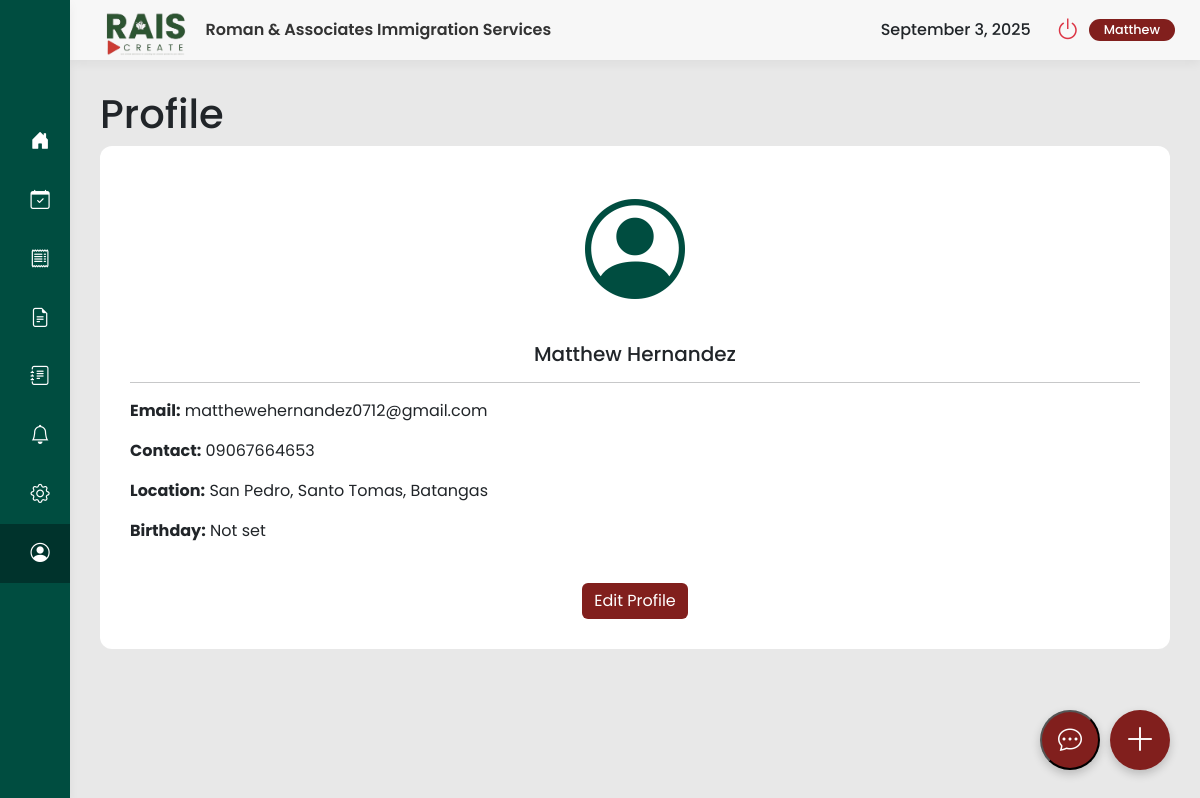
/user/profile.php (signed in), run on the app's committed database.
### tables this page shows
CREATE TABLE `users` (
  `id` int(11) NOT NULL,
  `firstName` varchar(50) NOT NULL,
  `lastName` varchar(50) NOT NULL,
  `address` varchar(255) NOT NULL,
  `phone` varchar(20) NOT NULL,
  `email` varchar(100) NOT NULL,
  `password` varchar(255) NOT NULL,
  `profileImage` varchar(255) DEFAULT NULL,
  `location` varchar(255) DEFAULT NULL,
  `birthday` date DEFAULT NULL,
  `facebook` varchar(255) DEFAULT NULL,
  `instagram` varchar(255) DEFAULT NULL,
  `gmail` varchar(255) DEFAULT NULL,
  `email_notifications` tinyint(1) NOT NULL DEFAULT 1,
  `dark_mode` tinyint(1) NOT NULL DEFAULT 0,
  `documents_uploaded` tinyint(1) NOT NULL DEFAULT 0,
  `profile_picture_uploaded` tinyint(1) NOT NULL DEFAULT 0,
  `birthday_added` tinyint(1) NOT NULL DEFAULT 0,
  `social_links_added` tinyint(1) NOT NULL DEFAULT 0,
  `has_seen_tour` tinyint(1) NOT NULL DEFAULT 0,
  `role` varchar(50) NOT NULL DEFAULT 'client',
  `status` varchar(50) NOT NULL DEFAULT 'Inactive',
  `last_login` datetime DEFAULT NULL,
  `last_activity` datetime DEFAULT NULL,
  `reset_token_hash` varchar(64) DEFAULT NULL,
  `reset_token_expires_at` datetime DEFAULT NULL
);

### user/profile.php (the view, shortened to what this page needs)
<?php
include_once '../config.php';
$userId = $_SESSION['id'];
$stmt = $conn->prepare("SELECT firstName, lastName, email, phone, address, birthday, profileImage, facebook, instagram, gmail, dark_mode FROM users WHERE id = ?");
$stmt->bind_param("i", $userId);
$stmt->execute();
$result = $stmt->get_result();
$userProfile = $result->fetch_assoc();
$darkModeEnabled = (bool)$userProfile['dark_mode'];
?>
<!doctype html>
<html lang="en">
<head>
    <link href="https://cdn.jsdelivr.net/npm/bootstrap@5.3.3/dist/css/bootstrap.min.css" rel="stylesheet">
    <link rel="stylesheet" href="https://cdn.jsdelivr.net/npm/bootstrap-icons@1.11.3/font/bootstrap-icons.min.css">
</head>
<body class="<?php echo $darkModeEnabled ? 'dark-mode' : ''; ?>">
    <div class="main-wrapper">
        <aside class="sidebar d-flex flex-column">
              <nav class="nav flex-column">
                  <a class="nav-link" href="dashboard.php"><i class="bi bi-house-door-fill"></i><span>Dashboard</span></a>
                  <a class="nav-link" href="book-consultation.php"><i class="bi bi-calendar-check"></i><span>Book Consultation</span></a>
                  <a class="nav-link" href="statement-of-account.php"><i class="bi bi-receipt"></i><span>Statement of Account</span></a>
                  <a class="nav-link" href="documents.php"><i class="bi bi-file-earmark-text"></i><span>Documents</span></a>
                  <a class="nav-link" href="forms.php"><i class="bi bi-journal-text"></i><span>Forms</span></a>
                  <a class="nav-link" href="notifications.php"><i class="bi bi-bell"></i><span>Notifications</span></a>
                  <a class="nav-link" href="settings.php"><i class="bi bi-gear"></i><span>Settings</span></a>
                  <a class="nav-link active" href="profile.php"><i class="bi bi-person-circle"></i><span>Profile</span></a>
              </nav>
        </aside>
        <div class="content-area">
            <header class="header">
                <div class="header-brand d-flex align-items-center">
                    <img src="../img/logo.png" alt="RAIS Logo" class="header-logo-img light-mode-logo">
                    <span class="header-title">Roman & Associates Immigration Services</span>
                </div>
                <div class="user-status d-flex align-items-center gap-2">
                    <div class="me-3" style="font-weight: 500;"><?= date('F j, Y') ?></div>
                    <a href="#" class="btn btn-link power-btn" data-bs-toggle="modal" data-bs-target="#logoutModal"><i class="bi bi-power"></i></a>
                    <span class="badge"><?php echo htmlspecialchars($userProfile['firstName']); ?></span>
                </div>
            </header>
            <main class="main-content">
                <h1>Profile</h1>
                <div class="content-card">
                    <div id="profile-view" class="profile-view text-center">
                        <div id="profileViewImageContainer">
                            <?php if (!empty($userProfile['profileImage'])): ?>
                                <img src="../<?php echo htmlspecialchars($userProfile['profileImage']); ?>?v=<?php echo time(); ?>" alt="Profile Image" class="profile-image">
                            <?php else: ?>
                                <i class="bi bi-person-circle profile-icon"></i>
                            <?php endif; ?>
                        </div>
                        <h5 class="mt-3"><?php echo htmlspecialchars($userProfile['firstName'] . ' ' . $userProfile['lastName']); ?></h5>
                        <hr>
                        <div class="text-start">
                            <p><strong>Email:</strong> <?php echo htmlspecialchars($userProfile['email']); ?></p>
                            <p><strong>Contact:</strong> <?php echo htmlspecialchars($userProfile['phone']); ?></p>
                            <p><strong>Location:</strong> <?php echo htmlspecialchars($userProfile['address']); ?></p>
                            <p><strong>Birthday:</strong> <?php echo !empty($userProfile['birthday']) ? htmlspecialchars(date("F j, Y", strtotime($userProfile['birthday']))) : 'Not set'; ?></p>
                        </div>
                        <button id="editProfileBtn" class="btn btn-primary mt-4" style="background-color: var(--rais-button-maroon); border: none;">Edit Profile</button>
                    </div>
                </div>
            </main>
        </div>
    </div>
    <a href="book-flight.php" class="floating-btn text-decoration-none">
        <i class="bi bi-plus-lg"></i>
    </a>
    <button class="chat-toggle-btn" onclick="toggleChat()">
        <i class="bi bi-chat-dots"></i>
    </button>
</body>
</html>

### user/profile.php (style rules this page uses)
:root { --rais-primary-green: #004d40; --rais-dark-green: #00332c; --rais-text-dark: #333333; --rais-text-light: #525252; --rais-card-bg: #FFFFFF; --rais-light-gray: #E8E8E8; --rais-bg-light: #F7F7F7; --rais-shadow: 0 4px 10px rgba(0, 0, 0, 0.05); --rais-button-maroon: #811F1D; }
body { font-family: 'Poppins', sans-serif; background-color: var(--rais-light-gray); overflow: hidden; }
.main-wrapper { display: flex; height: 100vh; }
.sidebar { background-color: var(--rais-primary-green); width: 70px; flex-shrink: 0; color: white; padding: 30px 0; box-shadow: var(--rais-shadow); transition: width 0.3s ease-in-out; overflow: hidden; position: fixed; top: 0; height: 100vh; display: flex; flex-direction: column; z-index: 1031; }
.sidebar .nav { flex-grow: 1; }
.sidebar .nav-link { color: white; font-weight: 500; padding: 15px 30px; display: flex; align-items: center; gap: 15px; white-space: nowrap; transition: background-color 0.3s ease; }
.sidebar .nav-link.active, .sidebar .nav-link:hover { background-color: var(--rais-dark-green); }
.sidebar .nav-link i { font-size: 1.2rem; min-width: 20px; text-align: center; transition: transform 0.2s ease-in-out; }
.content-area { flex-grow: 1; height: 100vh; overflow-y: auto; margin-left: 70px; }
.header { background-color: var(--rais-bg-light); height: 60px; display: flex; justify-content: space-between; align-items: center; padding: 0 25px; position: sticky; top: 0; z-index: 1020; box-shadow: var(--rais-shadow); }
.header-brand { gap: 10px; }
.header-logo-img { height: 100px; width: auto; object-fit: contain; }
.header-title { font-size: 1rem; font-weight: 600; color: var(--rais-text-dark); white-space: nowrap; }
.user-status { display: flex; align-items: center; gap: 10px; }
.user-status .badge { background-color: var(--rais-button-maroon); font-size: 0.8rem; font-weight: 500; padding: 5px 15px; border-radius: 20px; }
.user-status .btn { color: var(--rais-text-light); font-size: 1.5rem; padding: 0; }
.power-btn i { color: #dc3545; transition: color 0.2s ease-in-out, transform 0.2s ease-in-out; }
.main-content { padding: 30px; }
.content-card { background-color: var(--rais-card-bg); border-radius: 12px; padding: 30px; }
.profile-view .profile-icon { font-size: 100px; color: var(--rais-primary-green); }
.floating-btn { position: fixed; bottom: 30px; right: 30px; background-color: var(--rais-button-maroon); color: white; border-radius: 50%; width: 60px; height: 60px; display: flex; align-items: center; justify-content: center; font-size: 2rem; box-shadow: 0 4px 10px rgba(0, 0, 0, 0.2); text-decoration: none; transition: background-color 0.2s; z-index: 100; }
.chat-toggle-btn { position: fixed; bottom: 30px; right: 100px; background-color: var(--rais-button-maroon); color: white; border-radius: 50%; width: 60px; height: 60px; display: flex; align-items: center; justify-content: center; font-size: 1.5rem; box-shadow: 0 4px 10px rgba(0, 0, 0, 0.2); cursor: pointer; z-index: 100; }

### data on the page
users: firstName "Matthew", firstName+lastName "Matthew Hernandez", email "matthewehernandez0712@gmail.com", phone "09067664653", address "San Pedro, Santo Tomas, Batangas"
